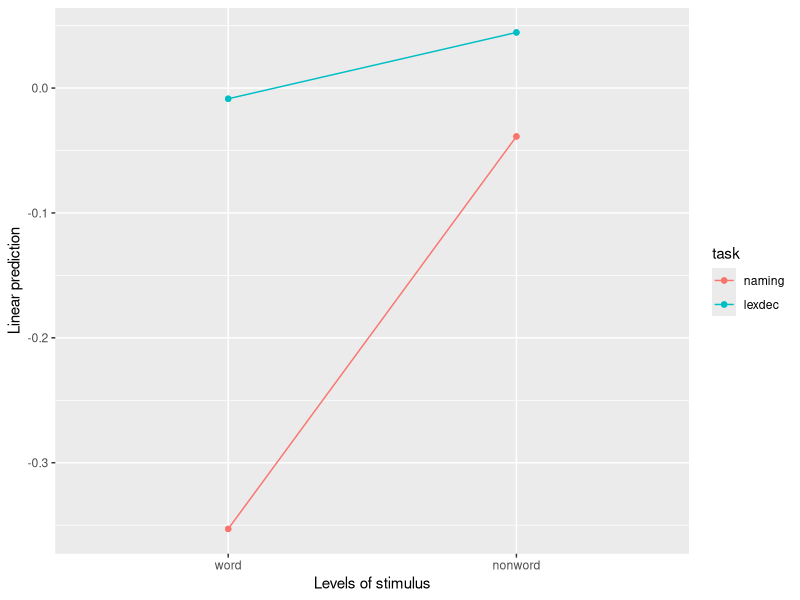
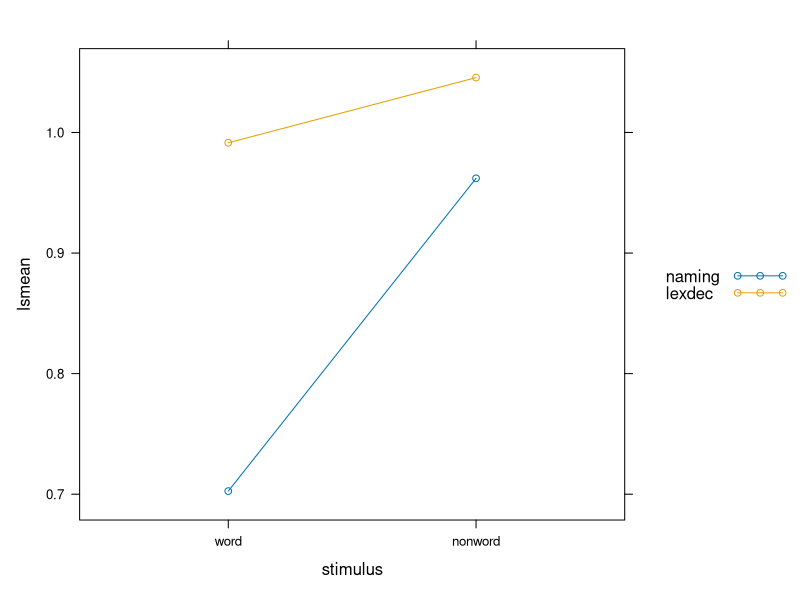

These figures' R source, in order:
library(afex)
data("fhch2010") # load data (comes with afex) 

mean(!fhch2010$correct) # error rate
# [1] 0.01981546
fhch <- droplevels(fhch2010[ fhch2010$correct,]) # remove errors

str(fhch2010) # structure of the data

(a1 <- aov_car(log_rt ~ task*length*stimulus + Error(id/(length*stimulus)), fhch))
# Contrasts set to contr.sum for the following variables: task
# Anova Table (Type 3 tests)
# The standard output also reports Greenhouse-Geisser (GG) 
# corrected df for repeated-measures factors with more than two levels
# ges which provides generalized eta-squared,
# ‘the recommended effect size statistics for repeated measure design
# It must have an Error term specifying the column containing the participant
# (or unit of observation) identifier (e.g., minimally +Error(id)). 
# This is necessary to allow the automatic aggregation even in designs without
# repeated-measures factor.

# alternative format
a2 <- aov_ez(id = "id", dv = "log_rt", fhch, between = "task", within = c("length", "stimulus"))
library(lsmeans)
# follow up tests
emmeans(a2, c("stimulus","task"))

# set up conditional marginal means:
(ls1 <- emmeans(a1, c("stimulus"), by="task"))

update(pairs(ls1), by=NULL, adjust = "holm")

pairs(update(pairs(ls1), by=NULL))

test(pairs(update(pairs(ls1), by=NULL)), joint=TRUE)

lsmip(a1, task ~ stimulus)

lsm1 <- summary(lsmeans(a1, c("stimulus","task")))
lsm1$lsmean <- exp(lsm1$lsmean)
require(lattice)
xyplot(lsmean ~ stimulus, lsm1, group = task, type = "b", 
       auto.key = list(space = "right"))
